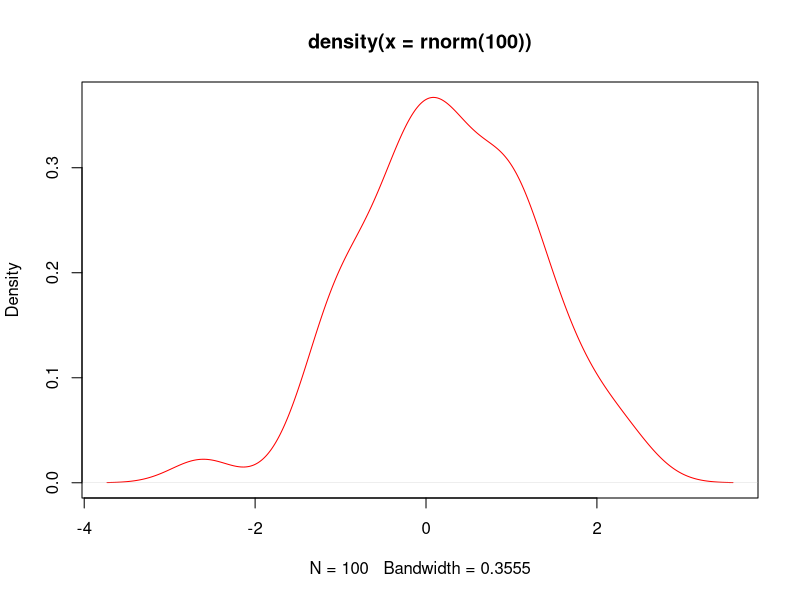

Write R code to recreate this figure.
## ---- chunk 1
plot(density(rnorm(100)), col = "red")
## ---- chunk 2
x = 5
x <- 5
assign("x", 5)
## ---- chunk 3
x <- c(1, 3, 6, 7)
## ---- chunk 4
char <- c("8", "edge", "turn8k")
logic <- c(TRUE, FALSE, TRUE, FALSE)
## ---- chunk 5
dynam <- c(8, "dds", TRUE)
dynam <- c(1, 0, 1, 1, TRUE)
dynam
## ---- chunk 6
log(x, 10)
## ---- chunk 7
log(base = 10, x)
## ---- chunk 8
x = 10
x < 5
## ---- chunk 9
x > 5
## ---- chunk 10
x == 10
## ---- chunk 11
x^10
## ---- chunk 12
x = 10/(5 - 5)
x
## ---- chunk 13
x <- c(2, 4, 5, 3, -4, 0)
x * 5
## ---- chunk 14
y <- c(5, 3)
x * y
## ---- chunk 15
x
z <- c(1, 2, 3, 4)
x * z
## ---- chunk 16
length(x)
## ---- chunk 17
x <- c(3, 4, 6, -7, 8)
mean = sum(x)/length(x)
mean
## ---- chunk 18
x = 2:10
y = 5:1
z = -5:10
w = -5:-10
x
## ---- chunk 19
y
## ---- chunk 20
z
## ---- chunk 21
w
## ---- chunk 22
z = seq(2, 5, 0.5)
x = seq(3, 9.1, 0.1)
y = seq(9, 3, -0.2)
length(x)
## ---- chunk 23
length(y)
## ---- chunk 24
x * y
## ---- chunk 25
x = c("A", "B", "C")
rep(x, 4)
## ---- chunk 26
x <- 1:10
y <- x <= -5
mode(x)
## ---- chunk 27
mode(y)
## ---- chunk 28
mode(mode(x))
## ---- chunk 29
x = 1:20
x[2]
## ---- chunk 30
x[0]
## ---- chunk 31
x[5:9]
## ---- chunk 32
x[c(3, 7, 8, 9, 20)]
## ---- chunk 33
x[-19]
## ---- chunk 34
x[-(1:6)]
## ---- chunk 35
x[x > 10]
## ---- chunk 36
x[TRUE]
## ---- chunk 37
y = c(TRUE, FALSE)
x[y]
## ---- chunk 38
vector <- c()
v2 <- c(TRUE, FALSE, TRUE, TRUE, FALSE, TRUE)
vector = c(v2, vector)
vector = c(F, vector)
x = 1:3
x = c(5, x)
x
## ---- chunk 39
x = 1:5
names(x)
## ---- chunk 40
names(x) <- c("First", "Second", "Third", "Forth", "Fith")
names(x)
## ---- chunk 41
x["First"]
## ---- chunk 42
log(3) == log(3, base = exp(1))
## ---- chunk 43
x = seq(5, 100, 0.1)
x[length(x)]
## ---- chunk 44
x <- c(-10, 2, 78, 34, -98, 23, 0, -8)
order(x)
## ---- chunk 45
sort(x)
## ---- chunk 46
sort(x) == x[order(x)]
## ---- chunk 47
a <- seq(-8,10,.5)
a
x = a[length(a):1]
x
## ---- chunk 48
y = c(a[1:round(length(a)/2)], 99, a[(round(length(a)/2) + 1):length(a)])
## ---- chunk 49
x = 0:3
y = acos(cos(x))
x == y
## ---- chunk 50
x = c(sin(10), log(5,8), log(3,exp(1)), log(38.6,10), cos(pi + 1), exp(1)^(cos(0)), atan(+Inf))
names(x) = c("sin(10)", "log8(5)", "ln3", "lg(38.6)", "cos(pi+1)", "e^cos(0)", "arctn(+Inf)");
sort(x)
## ---- chunk 51
x = seq(-10,10,.01)
## ---- chunk 52
x = seq(-10,10,.01)
y = x[(x > -10 & x < -3) | (x > 0 & x < 6 & x != 3)]
y
## ---- chunk 53
f = c(rep("mouse", 3), rep("rat", 2), rep("fly", 11))
f = rep(c("mouse", "rat", "fly"), c(3, 2, 11))
x = factor(f)
summary(x)
summary(f)
## ---- chunk 54
summary(1:10)
summary(1:10)[4]
## ---- chunk 55
dna=factor(rep(c("T","G","C","A"),c(16,38,6,10)))
## ---- chunk 56

dna=factor(rep(c("T","G","C","A"),c(16,38,6,10)))
ratio=summary(dna)/sum(summary(dna))
ratio
## ---- chunk 57
dna
sample(dna)

#sample(dna,size = 84, replace = FALSE) - will give error
## ---- chunk 58

sample(dna,size = 84, replace = TRUE)
sampledna = sample(c("A","T","G","C"), size = 10000, replace = TRUE)
ratio = summary(factor(sampledna)) / length(sampledna)
ratio2 = summary(factor(dna)) / length(dna)
## ---- chunk 59
ratio
ratio2
## ---- chunk 60
x=1:10
y=6:14
union(x,y)
intersect(x,y)
setdiff(x,y)
setdiff(y,x)
## ---- chunk 61
rm(list=ls())
## ---- chunk 62
cumsum(1:10)
## ---- chunk 63
dna2=sample(c("A","T","G","G","G","C"), size=3826513,replace=TRUE)
ratio=summary(factor(dna2))/length(dna2)
ratio
dna2=sample(c("A","T","G","C"), size=3826513,prob=c(.5/3,.5/3,.5,.5/3),replace=TRUE)
ratio=summary(factor(dna2))/length(dna2)
ratio

## ---- chunk 64
iris[iris$Species==c("setosa","virginica"),]
iris[iris$Species=="setosa" | iris$Species=="virginica",c("Petal.Length","Species")]

## ---- chunk 65
summary(factor(iris[(iris$Petal.Length>2 & iris$Petal.Length<6),"Species" ]))
## ---- chunk 66
my_func = function(p) 
  {
    x=p^2
    y=x^3
    print("result")
    return(c(x,y))
  }
my_func(2)
## ---- chunk 67
mathses = function(p,q)
  {
    result = c(p+q,log(p+q,10),exp(p+q))
    names(result) = c("summ", "log","exp")
    return(result)
  }
mathses(2,3)
## ---- chunk 68

mf = function(p)
  {
  
    if (p>0)
      {
        x=log(p)
        return(x)
      }
    else
      {
        return(NULL)      
      }
  }
mf(-1)
## ---- chunk 69
myfactorial = function(p) 
  {
    if (p>0 & p%%1==0)
      {return(gamma(p+1))}
    else
      {return(NULL)}
  }
  
  myfactorial(5)
## ---- chunk 70
 myfactorial = function(p) 
  {
    if (p>0 & p%%1==0)
      {return(gamma(p+1))}
    else
      {return(NULL)}
  }

